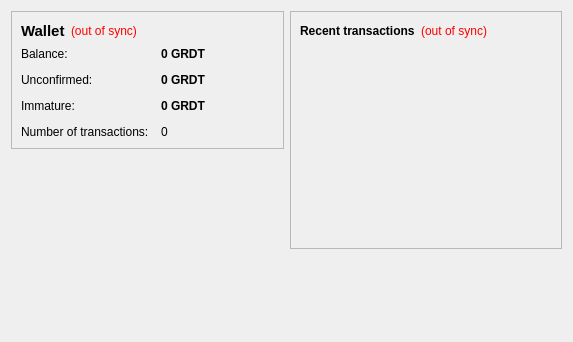
<?xml version="1.0" encoding="UTF-8"?>
<ui version="4.0">
 <class>OverviewPage</class>
 <widget class="QWidget" name="OverviewPage">
  <property name="geometry">
   <rect>
    <x>0</x>
    <y>0</y>
    <width>573</width>
    <height>342</height>
   </rect>
  </property>
  <property name="windowTitle">
   <string>Form</string>
  </property>
  <layout class="QHBoxLayout" name="horizontalLayout" stretch="1,1">
   <item>
    <layout class="QVBoxLayout" name="verticalLayout_2">
     <item>
      <widget class="QFrame" name="frame">
       <property name="frameShape">
        <enum>QFrame::StyledPanel</enum>
       </property>
       <property name="frameShadow">
        <enum>QFrame::Raised</enum>
       </property>
       <layout class="QVBoxLayout" name="verticalLayout_4">
        <item>
         <layout class="QHBoxLayout" name="horizontalLayout_4">
          <item>
           <widget class="QLabel" name="label_5">
            <property name="font">
             <font>
              <pointsize>11</pointsize>
              <weight>75</weight>
              <bold>true</bold>
             </font>
            </property>
            <property name="text">
             <string>Wallet</string>
            </property>
           </widget>
          </item>
          <item>
           <widget class="QLabel" name="labelWalletStatus">
            <property name="toolTip">
             <string>The displayed information may be out of date. Your wallet automatically synchronizes with the grdtcoin network after a connection is established, but this process has not completed yet.</string>
            </property>
            <property name="styleSheet">
             <string notr="true">QLabel { color: red; }</string>
            </property>
            <property name="text">
             <string notr="true">(out of sync)</string>
            </property>
            <property name="alignment">
             <set>Qt::AlignLeading|Qt::AlignLeft|Qt::AlignVCenter</set>
            </property>
           </widget>
          </item>
          <item>
           <spacer name="horizontalSpacer_2">
            <property name="orientation">
             <enum>Qt::Horizontal</enum>
            </property>
            <property name="sizeHint" stdset="0">
             <size>
              <width>40</width>
              <height>20</height>
             </size>
            </property>
           </spacer>
          </item>
         </layout>
        </item>
        <item>
         <layout class="QFormLayout" name="formLayout_2">
          <property name="fieldGrowthPolicy">
           <enum>QFormLayout::AllNonFixedFieldsGrow</enum>
          </property>
          <property name="horizontalSpacing">
           <number>12</number>
          </property>
          <property name="verticalSpacing">
           <number>12</number>
          </property>
          <item row="0" column="0">
           <widget class="QLabel" name="label">
            <property name="text">
             <string>Balance:</string>
            </property>
           </widget>
          </item>
          <item row="0" column="1">
           <widget class="QLabel" name="labelBalance">
            <property name="font">
             <font>
              <weight>75</weight>
              <bold>true</bold>
             </font>
            </property>
            <property name="cursor">
             <cursorShape>IBeamCursor</cursorShape>
            </property>
            <property name="toolTip">
             <string>Your current balance</string>
            </property>
            <property name="text">
             <string notr="true">0 GRDT</string>
            </property>
            <property name="textInteractionFlags">
             <set>Qt::LinksAccessibleByMouse|Qt::TextSelectableByKeyboard|Qt::TextSelectableByMouse</set>
            </property>
           </widget>
          </item>
          <item row="1" column="0">
           <widget class="QLabel" name="label_3">
            <property name="text">
             <string>Unconfirmed:</string>
            </property>
           </widget>
          </item>
          <item row="1" column="1">
           <widget class="QLabel" name="labelUnconfirmed">
            <property name="font">
             <font>
              <weight>75</weight>
              <bold>true</bold>
             </font>
            </property>
            <property name="cursor">
             <cursorShape>IBeamCursor</cursorShape>
            </property>
            <property name="toolTip">
             <string>Total of transactions that have yet to be confirmed, and do not yet count toward the current balance</string>
            </property>
            <property name="text">
             <string notr="true">0 GRDT</string>
            </property>
            <property name="textInteractionFlags">
             <set>Qt::LinksAccessibleByMouse|Qt::TextSelectableByKeyboard|Qt::TextSelectableByMouse</set>
            </property>
           </widget>
          </item>
          <item row="3" column="0">
           <widget class="QLabel" name="label_2">
            <property name="text">
             <string>Number of transactions:</string>
            </property>
           </widget>
          </item>
          <item row="3" column="1">
           <widget class="QLabel" name="labelNumTransactions">
            <property name="toolTip">
             <string>Total number of transactions in wallet</string>
            </property>
            <property name="text">
             <string notr="true">0</string>
            </property>
           </widget>
          </item>
          <item row="2" column="0">
           <widget class="QLabel" name="labelImmatureText">
            <property name="text">
             <string>Immature:</string>
            </property>
           </widget>
          </item>
          <item row="2" column="1">
           <widget class="QLabel" name="labelImmature">
            <property name="font">
             <font>
              <weight>75</weight>
              <bold>true</bold>
             </font>
            </property>
            <property name="toolTip">
             <string>Mined balance that has not yet matured</string>
            </property>
            <property name="text">
             <string notr="true">0 GRDT</string>
            </property>
            <property name="textInteractionFlags">
             <set>Qt::LinksAccessibleByMouse|Qt::TextSelectableByKeyboard|Qt::TextSelectableByMouse</set>
            </property>
           </widget>
          </item>
         </layout>
        </item>
       </layout>
      </widget>
     </item>
     <item>
      <spacer name="verticalSpacer">
       <property name="orientation">
        <enum>Qt::Vertical</enum>
       </property>
       <property name="sizeHint" stdset="0">
        <size>
         <width>20</width>
         <height>40</height>
        </size>
       </property>
      </spacer>
     </item>
    </layout>
   </item>
   <item>
    <layout class="QVBoxLayout" name="verticalLayout_3">
     <item>
      <widget class="QFrame" name="frame_2">
       <property name="frameShape">
        <enum>QFrame::StyledPanel</enum>
       </property>
       <property name="frameShadow">
        <enum>QFrame::Raised</enum>
       </property>
       <layout class="QVBoxLayout" name="verticalLayout">
        <item>
         <layout class="QHBoxLayout" name="horizontalLayout_2">
          <item>
           <widget class="QLabel" name="label_4">
            <property name="text">
             <string>&lt;b&gt;Recent transactions&lt;/b&gt;</string>
            </property>
           </widget>
          </item>
          <item>
           <widget class="QLabel" name="labelTransactionsStatus">
            <property name="toolTip">
             <string>The displayed information may be out of date. Your wallet automatically synchronizes with the grdtcoin network after a connection is established, but this process has not completed yet.</string>
            </property>
            <property name="styleSheet">
             <string notr="true">QLabel { color: red; }</string>
            </property>
            <property name="text">
             <string notr="true">(out of sync)</string>
            </property>
            <property name="alignment">
             <set>Qt::AlignRight|Qt::AlignTrailing|Qt::AlignVCenter</set>
            </property>
           </widget>
          </item>
          <item>
           <spacer name="horizontalSpacer">
            <property name="orientation">
             <enum>Qt::Horizontal</enum>
            </property>
            <property name="sizeHint" stdset="0">
             <size>
              <width>40</width>
              <height>20</height>
             </size>
            </property>
           </spacer>
          </item>
         </layout>
        </item>
        <item>
         <widget class="QListView" name="listTransactions">
          <property name="styleSheet">
           <string notr="true">QListView { background: transparent; }</string>
          </property>
          <property name="frameShape">
           <enum>QFrame::NoFrame</enum>
          </property>
          <property name="verticalScrollBarPolicy">
           <enum>Qt::ScrollBarAlwaysOff</enum>
          </property>
          <property name="horizontalScrollBarPolicy">
           <enum>Qt::ScrollBarAlwaysOff</enum>
          </property>
          <property name="selectionMode">
           <enum>QAbstractItemView::NoSelection</enum>
          </property>
         </widget>
        </item>
       </layout>
      </widget>
     </item>
     <item>
      <spacer name="verticalSpacer_2">
       <property name="orientation">
        <enum>Qt::Vertical</enum>
       </property>
       <property name="sizeHint" stdset="0">
        <size>
         <width>20</width>
         <height>40</height>
        </size>
       </property>
      </spacer>
     </item>
    </layout>
   </item>
  </layout>
 </widget>
 <resources/>
 <connections/>
</ui>
